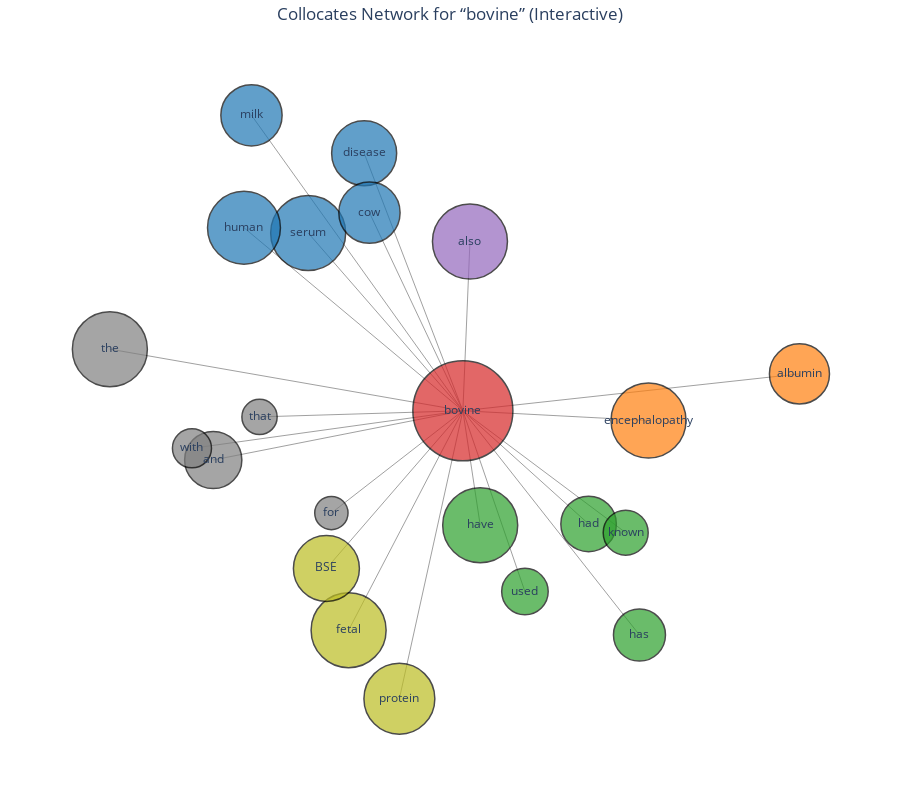

Notebook code for this chart:
### Code cell
# ------------------------------------------------------------------
# 1. Build Graph (your earlier code)
# ------------------------------------------------------------------
import networkx as nx
import numpy as np


keyword = 'bovine'  # or whatever your keyword is
G = nx.Graph()
G.add_node(keyword, pos_group='KEYWORD', count=collocates_with_pos['count'].max())

for _, row in top_pos_table.iterrows():
    w = row['word']
    posg = row['pos_group']
    cnt = int(row['count'])
    if w == keyword:
        continue
    G.add_node(w, pos_group=posg, count=cnt)
    G.add_edge(keyword, w, weight=cnt)

# ------------------------------------------------------------------
# 2. Hub layout (so groups orbit the keyword)
# ------------------------------------------------------------------
import numpy as np

def hub_layout(G, keyword, group_attr="pos_group", radius=10.0, seed=42):
    rng = np.random.default_rng(seed)
    groups = [g for g in sorted(set(nx.get_node_attributes(G, group_attr).values())) if g != "KEYWORD"]
    n_groups = len(groups)

    pos = {keyword: (0,0)}  # keyword at center
    angles = np.linspace(0, 2*np.pi, n_groups, endpoint=False)
    group_positions = {
        grp: (radius*np.cos(a), radius*np.sin(a))
        for grp, a in zip(groups, angles)
    }

    for node, data in G.nodes(data=True):
        if node == keyword:
            continue
        grp = data.get(group_attr, "OTHER")
        cx, cy = group_positions.get(grp, (0,0))
        jitter = rng.normal(scale=1.0, size=2)
        pos[node] = (cx + jitter[0], cy + jitter[1])
    return pos

pos = hub_layout(G, keyword, group_attr="pos_group", radius=3.5, seed=4)

# ------------------------------------------------------------------
# 3. Interactive Plotly draw
# ------------------------------------------------------------------
import plotly.graph_objects as go

x_nodes = [pos[n][0] for n in G.nodes]
y_nodes = [pos[n][1] for n in G.nodes]
node_texts = [f"{n}<br>POS: {G.nodes[n]['pos_group']}<br>Count: {G.nodes[n]['count']}" 
              for n in G.nodes]

x_edges, y_edges = [], []
for u, v in G.edges:
    x_edges += [pos[u][0], pos[v][0], None]
    y_edges += [pos[u][1], pos[v][1], None]

edge_trace = go.Scatter(
    x=x_edges, y=y_edges,
    line=dict(width=0.8, color="#888"),
    hoverinfo="none",
    mode="lines"
)

node_trace = go.Scatter(
    x=x_nodes, y=y_nodes,
    mode="markers+text",
    text=[n for n in G.nodes],
    textposition="middle center",
    marker=dict(
        size=[s/60 for s in node_sizes],  # rescale sizes for Plotly
        color=node_colors,
        line=dict(width=1.5, color="black")
    ),
    hovertext=node_texts,
    hoverinfo="text"
)

fig = go.Figure(data=[edge_trace, node_trace])
fig.update_layout(
    title=f"Collocates Network for “{keyword}” (Interactive)",
    title_x=0.5,
    height=800,
    plot_bgcolor="white",
    showlegend=False,
    margin=dict(l=20, r=20, t=40, b=20),
    xaxis=dict(showgrid=False, zeroline=False, showticklabels=False),
    yaxis=dict(showgrid=False, zeroline=False, showticklabels=False)
)

fig.show()

### Figure 1 — Plotly figure (JSON) as saved in the notebook; plotly's stock layout.template omitted (floating-point values rounded to 4 significant figures)
{"data": [{"hoverinfo": "none", "line": {"color": "#888", "width": 0.8}, "mode": "lines", "type": "scatter", "x": [0, 2.848, null, 0, 5.164, null, 0, 0.1086, null, 0, -2.373, null, 0, -3.358, null, 0, -1.515, null, 0, -1.433, null, 0, -3.243, null, 0, -5.416, null, 0, -3.83, null, 0, -4.156, null, 0, -3.12, null, 0, -2.017, null, 0, -1.753, null, 0, -0.9741, null, 0, -2.094, null, 0, 0.2657, null, 0, 1.929, null, 0, 2.709, null, 0, 0.9522, null, 0, 2.498, null], "y": [0, -0.1747, null, 0, 0.6591, null, 0, 3.026, null, 0, 3.18, null, 0, 3.273, null, 0, 4.607, null, 0, 3.542, null, 0, 5.284, null, 0, 1.102, null, 0, -0.8806, null, 0, -0.672, null, 0, -0.1101, null, 0, -1.83, null, 0, -3.923, null, 0, -5.149, null, 0, -2.821, null, 0, -2.046, null, 0, -2.024, null, 0, -4.011, null, 0, -3.234, null, 0, -2.18, null]}, {"hoverinfo": "text", "hovertext": ["bovine<br>POS: KEYWORD<br>Count: 1245", "encephalopathy<br>POS: ADJ<br>Count: 77", "albumin<br>POS: ADJ<br>Count: 54", "also<br>POS: ADV<br>Count: 40", "serum<br>POS: NOUN<br>Count: 120", "human<br>POS: NOUN<br>Count: 115", "disease<br>POS: NOUN<br>Count: 96", "cow<br>POS: NOUN<br>Count: 87", "milk<br>POS: NOUN<br>Count: 87", "the<br>POS: OTHER<br>Count: 1245", "and<br>POS: OTHER<br>Count: 802", "with<br>POS: OTHER<br>Count: 350", "that<br>POS: OTHER<br>Count: 255", "for<br>POS: OTHER<br>Count: 206", "fetal<br>POS: PROPN<br>Count: 61", "protein<br>POS: PROPN<br>Count: 56", "BSE<br>POS: PROPN<br>Count: 50", "have<br>POS: VERB<br>Count: 100", "had<br>POS: VERB<br>Count: 61", "has<br>POS: VERB<br>Count: 54", "used<br>POS: VERB<br>Count: 43", "known<br>POS: VERB<br>Count: 40"], "marker": {"color": ["#d62728", "#ff7f0e", "#ff7f0e", "#9467bd", "#1f77b4", "#1f77b4", "#1f77b4", "#1f77b4", "#1f77b4", "#7f7f7f", "#7f7f7f", "#7f7f7f", "#7f7f7f", "#7f7f7f", "#bcbd22", "#bcbd22", "#bcbd22", "#2ca02c", "#2ca02c", "#2ca02c", "#2ca02c", "#2ca02c"], "line": {"color": "black", "width": 1.5}, "size": [100, 75, 60.06, 75, 75, 72.92, 65, 61.25, 61.25, 75, 57.21, 39.06, 35.24, 33.27, 75, 70.9, 65.98, 75, 55.5, 52, 46.5, 45]}, "mode": "markers+text", "text": ["bovine", "encephalopathy", "albumin", "also", "serum", "human", "disease", "cow", "milk", "the", "and", "with", "that", "for", "fetal", "protein", "BSE", "have", "had", "has", "used", "known"], "textposition": "middle center", "type": "scatter", "x": [0, 2.848, 5.164, 0.1086, -2.373, -3.358, -1.515, -1.433, -3.243, -5.416, -3.83, -4.156, -3.12, -2.017, -1.753, -0.9741, -2.094, 0.2657, 1.929, 2.709, 0.9522, 2.498], "y": [0, -0.1747, 0.6591, 3.026, 3.18, 3.273, 4.607, 3.542, 5.284, 1.102, -0.8806, -0.672, -0.1101, -1.83, -3.923, -5.149, -2.821, -2.046, -2.024, -4.011, -3.234, -2.18]}], "layout": {"height": 800, "margin": {"b": 20, "l": 20, "r": 20, "t": 40}, "plot_bgcolor": "white", "showlegend": false, "title": {"text": "Collocates Network for “bovine” (Interactive)", "x": 0.5}, "xaxis": {"showgrid": false, "showticklabels": false, "zeroline": false}, "yaxis": {"showgrid": false, "showticklabels": false, "zeroline": false}}}
